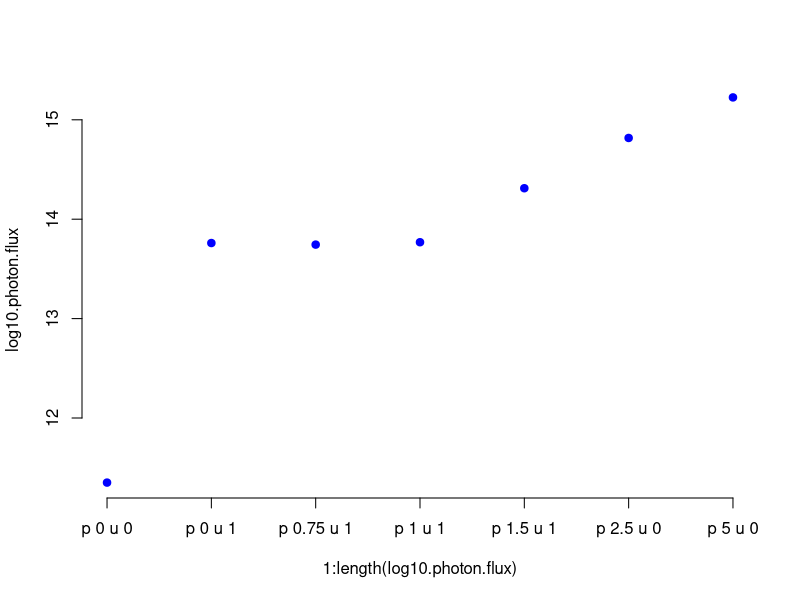
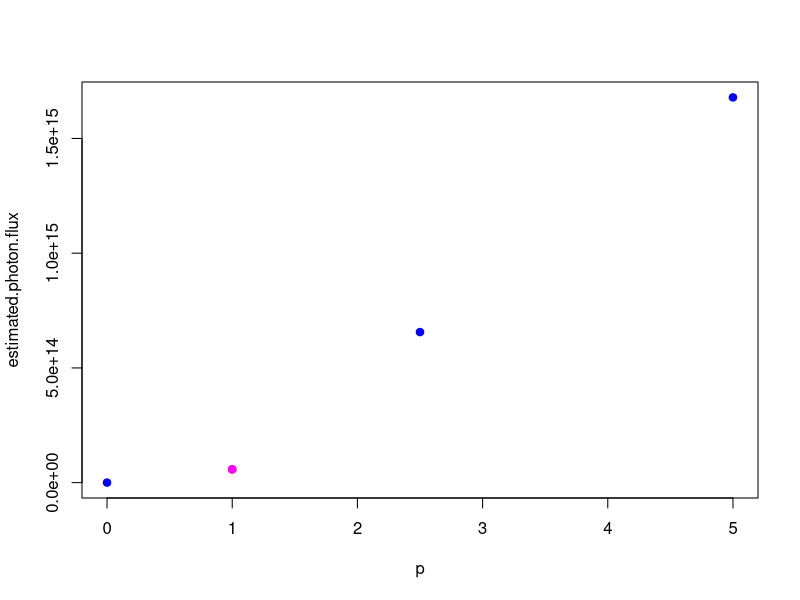
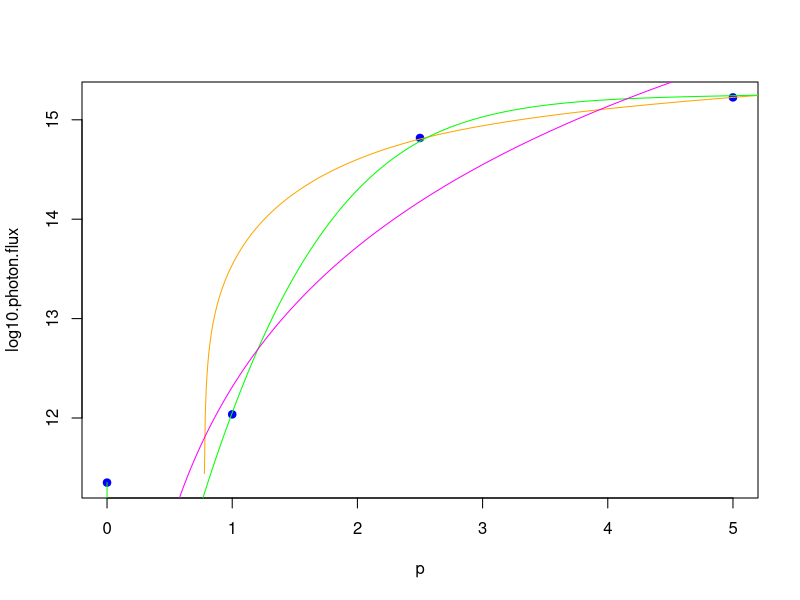
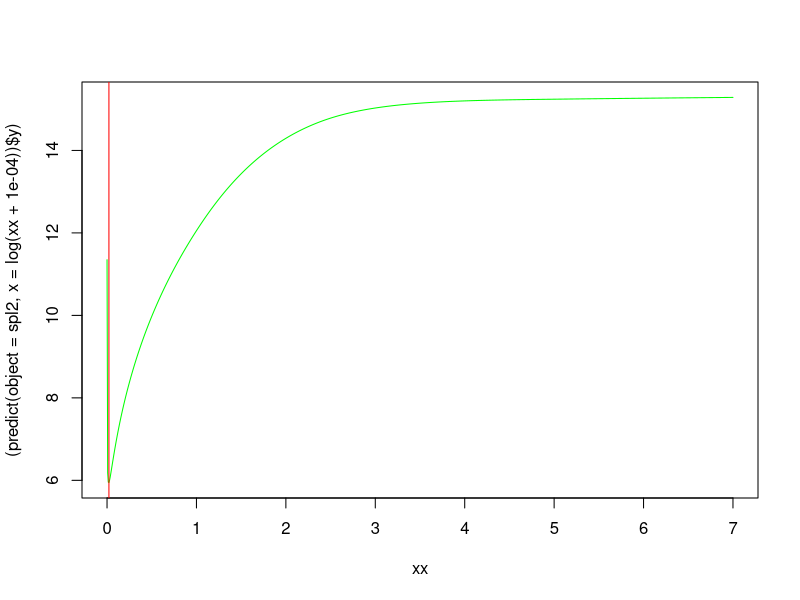
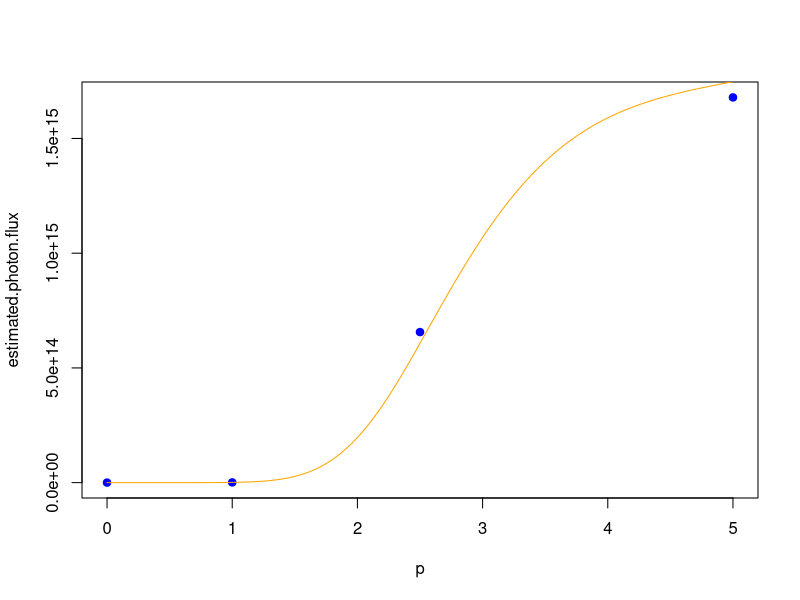
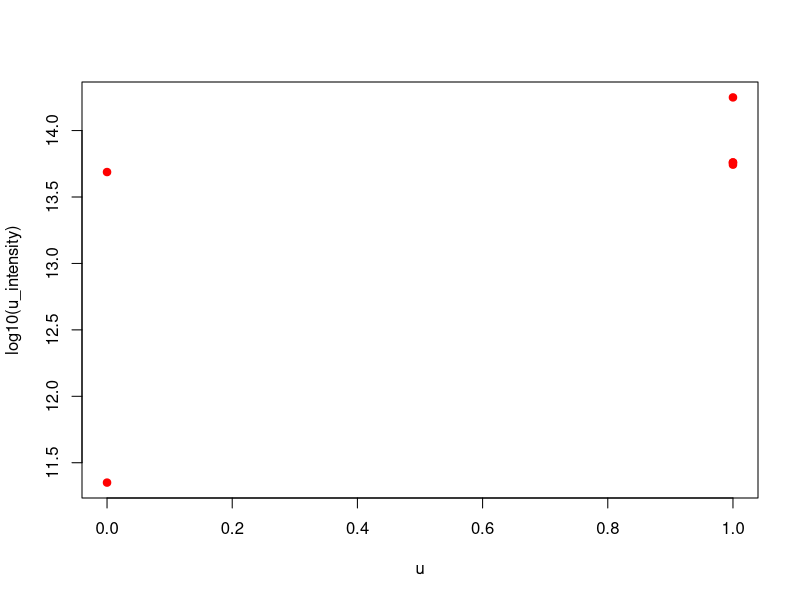
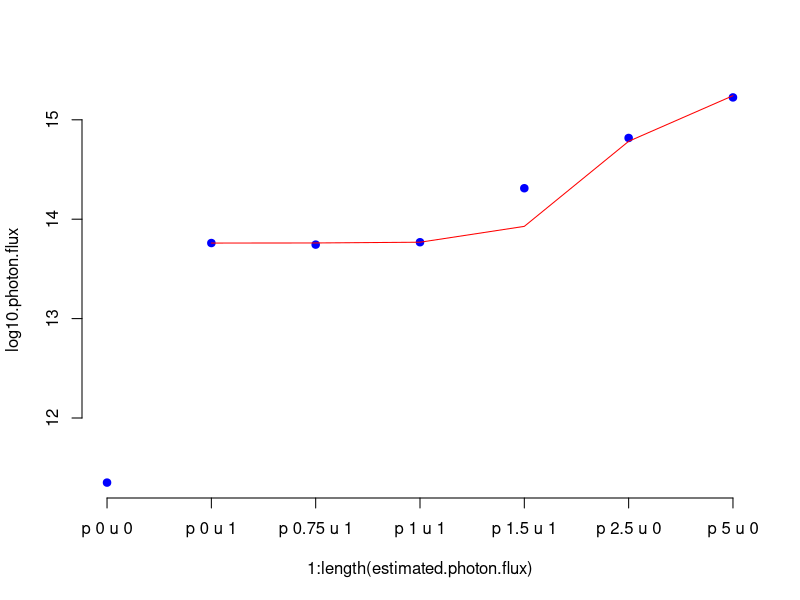
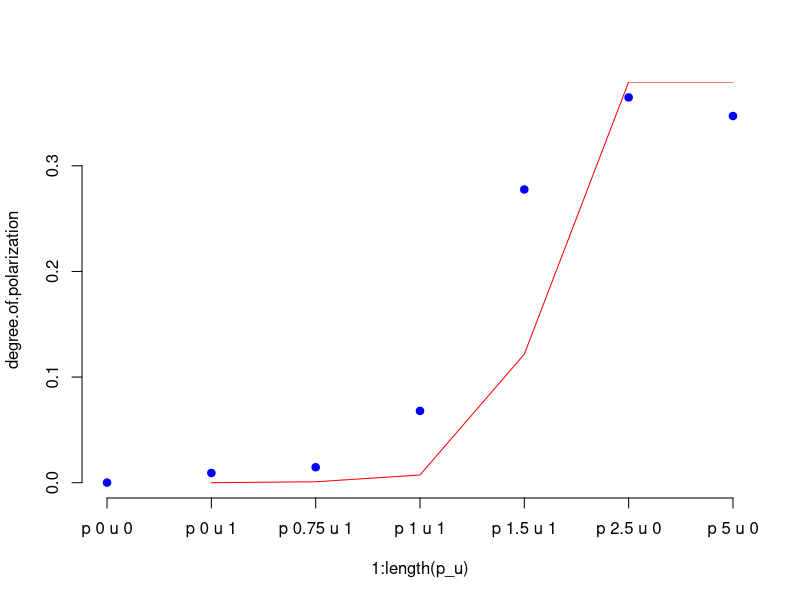

Generate these figures, in order, with R:
# Set up calibration data -------------------------------------------------
calib_data = data.frame(
  p = c( # left dial setting
        0,
        0,   #p0.00u1
        0.75,#p0.75u1
        1.00,#p1.00u1
        1.50,#p1.50u1
        2.50,#p2.50u0
        5.00 #p5.00u0
        ),
  u = c( # right dial setting
        0,
        1,#p0.00u1
        1,#p0.75u1
        1,#p1.00u1
        1,#p1.50u1
        0,#p2.50u0
        0 #p5.00u0
        ),
  counts.per.sec = c( #total uncalibrated counts in final position
        1,
        256.948879897621,#p0.00u1
        247.730512651038,#p0.75u1
        261.807272387137,#p1.00u1
        914.268516538193,#p1.50u1
        2928.81619823986,#p2.50u0
        7493.23115662601 #p5.00u0
        ),
  degree.of.polarization = c( # degree of polarization in final position
        1e-4,
        0.00919859070663204,#p0.00u1
        0.0146431912688974,#p0.75u1
        0.0679534163563893,#p1.00u1
        0.27757914833085,#p1.50u1
        0.364751965583388,#p2.50u0
        0.347130195020875 #p5.00u0
        ),
  pre.counts.per.sec = c( # counts per second in pre-experiment position 
        1,
        NA,#p0.00u1
        NA,#p0.75u1
        NA,#p1.00u1
        NA,#p1.50u1
        NA,#p2.50u0
        34105.075950159 #p5.00u0
        ),
  pre.photon.flux = c( # photons cm^-2 s^-1 in pre-experiment position
        804440869229.885,#p0.00u0
        11925973801393.3,#p0.00u1
        NA,#p0.75u1
        10536785041662.5,#p1.00u1
        NA,#p1.50u1
        NA,#p2.50u0
        38930132594500.4 #p5.00u0
        )
)

# Calculate correction between 2nd and 3rd calibration --------------------
pre.post.correction = with(calib_data,
                           {
                             mean(
                               counts.per.sec[!is.na(pre.counts.per.sec) & !is.na(counts.per.sec)] / 
                                 pre.counts.per.sec[!is.na(pre.counts.per.sec) & !is.na(counts.per.sec)] ,
                               na.rm = TRUE
                             )
                           }
                           )
photons.per.count = with(calib_data,
                         {
                           mean( 
                               pre.photon.flux[!is.na(pre.photon.flux) & !is.na(counts.per.sec)] / 
                               counts.per.sec[!is.na(pre.photon.flux) & !is.na(counts.per.sec)] ,
                             na.rm = TRUE
                           )
                         }
)
calib_data = within(calib_data,
                    {
                    estimated.photon.flux = photons.per.count* counts.per.sec 
                    log10.photon.flux = log10(estimated.photon.flux)
                    p_u = paste('p',p,'u',u)
                    }
                    )

# Inspect data ------------------------------------------------------------


with(
  calib_data,
  {
    plot(x =1:length(log10.photon.flux),
        y = log10.photon.flux,
        pch = 19,
        col = 'blue',
        axes = FALSE
        )
    axis(side = 1,
         at = 1:length(p_u),
         labels = p_u)
    axis(side = 2) 
  }
)

p_only = subset(calib_data,
                subset = u == 0)

with(
  p_only,
  {
    plot(x = p ,
         y = estimated.photon.flux,
         pch = 19,
         col = 'blue'
    )
  }
)
with(subset(calib_data,
            subset = u == 1 & 
                      p == 0),
     {
points(x = u,
       y = estimated.photon.flux,
       col = 'red',
       pch = 19)
     }
     )
with(subset(calib_data,
            subset = u == 1 & 
                      p == 1),
     {
points(x = u,
       y = estimated.photon.flux,
       col = 'magenta',
       pch = 19)
     }
     )

# Predict intensity -------------------------------------------------------

intensity_points = rbind(p_only, 
      data.frame(p = 1,
                 u = 0,
                 counts.per.sec = NA,
                 degree.of.polarization = subset(calib_data,
                                                 subset = p == 2.5, 
                                                          u = 0)$degree.of.polarization,
                 pre.counts.per.sec = NA,
                 pre.photon.flux = NA,
                 p_u = "p 1 u 0",
                 log10.photon.flux = log10(
                                           subset(calib_data,
                                                  subset = u == 1 & 
                                                            p == 1
                                                  )$estimated.photon.flux -
                                             subset(calib_data,
                                                    subset = u == 1 & 
                                                              p == 0
                                                    )$estimated.photon.flux 
                                           ),
                 estimated.photon.flux = subset(calib_data,
                                                  subset = u == 1 & 
                                                            p == 1
                                                  )$estimated.photon.flux -
                                             subset(calib_data,
                                                    subset = u == 1 & 
                                                              p == 0
                                                    )$estimated.photon.flux 
      
                  )
          )
spl1 = with(intensity_points,
            smooth.spline(x = p,
                          y = estimated.photon.flux,
                          all.knots = TRUE,
                          spar = 0.25)
            )
spl2 = with(intensity_points,
            smooth.spline(x = log(p+1e-4),
                          y = log10.photon.flux,
                          all.knots = TRUE,
                          spar = 1e-2)
            )
spl3 = lm(formula = log10.photon.flux~log(p),
               data = subset(intensity_points,
                             subset = p>0))
xx = seq(from = 0,
         to = 7,
         length.out = 1e3)
with(intensity_points,
     plot(x = p,
          y = log10.photon.flux,
          pch = 19, 
          col = 'blue')
     )
lines(x = xx,
      y = log10(
              predict(object = spl1,
                  x = xx)$y
              ),
      col = 'orange')
lines(x = xx,
      y = (
              predict(object = spl2,
                  x = log(xx+1e-4))
              $y
              ),
      col = 'green')
lines(x = xx,
      y = coef(spl3)[1] + coef(spl3)[2]*log(xx),
      col = 'magenta')


plot(x = xx,
      y = (
        predict(object = spl2,
                x = log(xx+1e-4))
        $y
      ),
     type = 'l',
      col = 'green')
#identify useful range
abline(v = xx[which.min(predict(object = spl2, x = log(xx+1e-4))$y)], col = 'red')

PredPIntensity = function(p)
{
  p_transformed = log( p +1e-4)
  x_data = log( c(0,    1,        2.5,       5.0) +1e-4 )
  y_data = c( 11.35039, 12.03688, 14.81708, 15.22506 )
  spl = smooth.spline(x = x_data,
                      y = y_data,
                      all.knots = TRUE,
                      spar = 1e-2
                      )
  return(
      ifelse(p > 0.1,
             yes = 
                10^(
                    predict(object = spl,
                            x = p_transformed)$y
                    ),
             no = 0
            )
        )
}

with(intensity_points,
     plot(x = p,
          y = estimated.photon.flux,
          pch = 19,
          col = 'blue')
     )
lines(x = xx,
      y = PredPIntensity(p = xx),
      col = 'orange'
      )

#check unpolarized contribution
unpol_intensity = within(calib_data,
                         {
                           p_intensity = PredPIntensity(p)
                       u_intensity = estimated.photon.flux - p_intensity
                         }
                       )
with(unpol_intensity,
     plot(x = u,
          y = log10(u_intensity),
          pch = 19,
          col = 'red')
     )
u_intens_roffset = with(subset(unpol_intensity, 
                              subset = u>0 & p>0),
                       median(u_intensity-PredPIntensity(p))
                       )
u_intens_ratio = with(subset(unpol_intensity, 
                              subset = u>0 & p>0),
                       median(u_intensity/PredPIntensity(p))
                       )

PredUIntensity = function(u)
{
  u_transformed = log( u +1e-4)
  x_data = log( c(0,    1,        2.5,       5.0) +1e-4 )
  y_data = c( 11.35039, 12.03688, 14.81708, 15.22506 )
  spl = smooth.spline(x = x_data,
                      y = y_data,
                      all.knots = TRUE,
                      spar = 1e-2
  )
  return(
    ifelse(u > 0.1,
           yes = 
             50.8837*
             10^(
               predict(object = spl,
                       x = u_transformed)$y
             ),
           no = 0
    )
  )
}

PredI = function(p,u)
{
  PredUIntensity(u)+PredPIntensity(p)
}

with(calib_data,
     {
     plot(x = 1:length(estimated.photon.flux),
          y = log10.photon.flux,
          pch = 19,
          col = 'blue',
          axes = F)
       axis(side = 1,
            at = 1:length(estimated.photon.flux),
            labels = p_u)
       axis(side = 2)
       lines(x = 1:length(estimated.photon.flux),
             y = log10(PredI(p,u)),
             col = 'red')
     }
     )


# Predict DoP -------------------------------------------------------------


with(calib_data,
     {
       plot(x = 1:length(p_u),
            y = degree.of.polarization,
            pch = 19,
            col = 'blue',
            axes = F)
       axis(side = 1,
            at = 1:length(p_u),
            labels = p_u)
       axis(side = 2)
       lines(x = 1:length(p_u),
             y = 1.04*max(degree.of.polarization)*PredPIntensity(p)/
                             PredI(p,u),
             col = 'red'
       )
     }
)

dop_ratio = with(subset(calib_data,
                        subset = p>0 & u>0),
                 {
                     degree.of.polarization/
                       (
                     max(degree.of.polarization)*PredPIntensity(p)/
                       PredI(p,u)
                     )
                 }
)

dop_vs_int = with(subset(calib_data,
                        subset = p>0 & u>0),
                 {
                     degree.of.polarization/
                       (
                     max(degree.of.polarization)*PredPIntensity(p)/
                       PredI(p,u)
                     )
                 }
)

SSpredDoP = function(cf)
{
  with(subset(calib_data,
              subset = p>0),
       {
         sum(
           (
         qlogis(degree.of.polarization) - 
           qlogis( 
             ifelse(test =  p>0 & u>0,
                    yes = 
                           max(degree.of.polarization)*
                             (cf[1]*PredPIntensity(p)+
                             cf[2]*PredUIntensity(u))/
                             PredI(p,u),
                    no = ifelse(test = p > 0,
                                yes = max(degree.of.polarization),
                                no = 0)
                   )
                 )
           )^2
         )
       }
  )
}

opt1 = optim(par = c(1,0.1),
             fn = SSpredDoP,
             control = list(trace = 2)
             )

PredDoP = function(p,u,cf)
{
  ifelse(p>0 & u>0,
         yes = 
                0.36475197*
                  (cf[1]*PredPIntensity(p)+
                     cf[2]*PredUIntensity(u))/
                  PredI(p,u),
         no = ifelse(test = p > 0,
                     yes = 0.36475197,
                     no = 0)
        )
}

with(calib_data,
     {
       plot(x = 1:length(p_u),
            y = degree.of.polarization,
            pch = 19,
            col = 'blue',
            axes = F)
       axis(side = 1,
            at = 1:length(p_u),
            labels = p_u)
       axis(side = 2)
       lines(x = 1:length(p_u),
             y = PredDoP(p,u,cf = opt1$par),
             col = 'green'
       )
     }
)



Dial_predictor = function(p,
                          u)
{
  data.frame(
    dial_setting = paste('p',p,'u',u),
    DoP = round(
                PredDoP(p = p,
                            u = u,
                            cf = opt1$par
                        ),
              digits = 4
              ),
    Photon_flux = PredI(p = p,
                        u = u)
  )
}
# Predict stimulus properties from dial settings --------------------------

#e.g.
Dial_predictor(p = 0.5,
               u = 1.0
               )
 